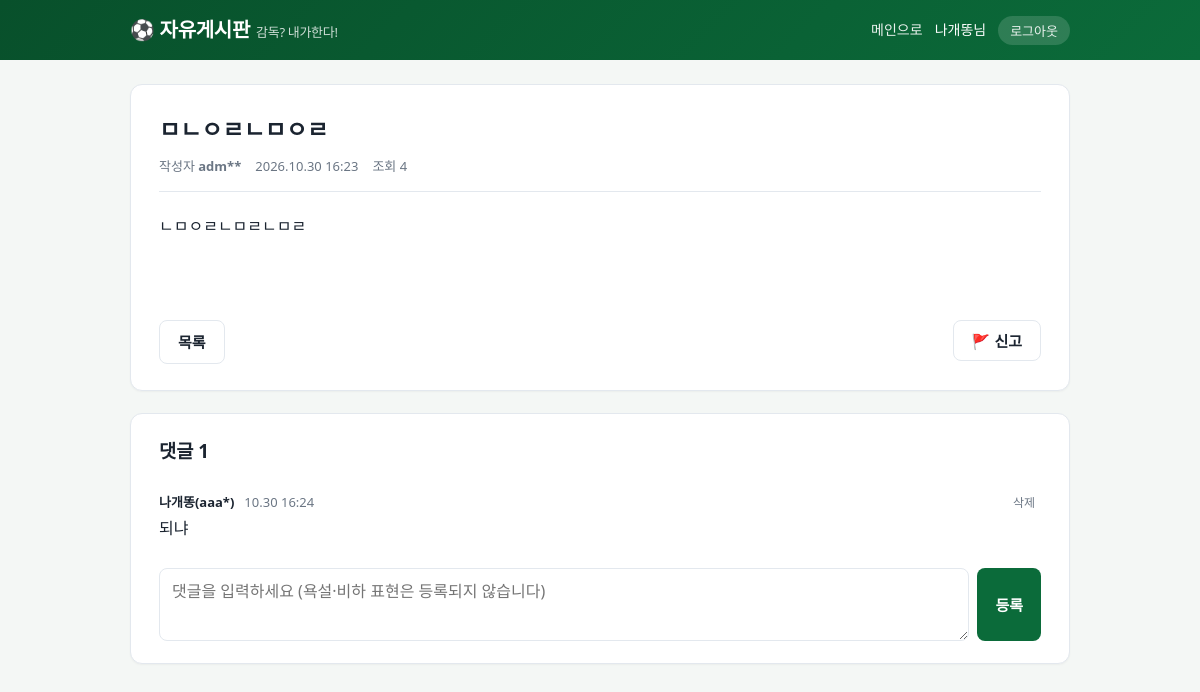
Page /board/1/ (signed in) on the committed database.
### board/models.py (models this page shows, shortened)
class Profile(models.Model):
    user = models.OneToOneField(User, on_delete=models.CASCADE, related_name='profile')
    nickname = models.CharField('별명', max_length=12, unique=True)
    created_at = models.DateTimeField(auto_now_add=True)

class _Moderated(models.Model):
    OK, DELETED = 'ok', 'deleted'
    STATUS = [(OK, '정상'), (DELETED, '삭제됨 (규정 위반)')]
    status = models.CharField('상태', max_length=10, choices=STATUS, default=OK, db_index=True)
    deleted_reason = models.CharField('삭제 사유', max_length=200, blank=True)
    deleted_at = models.DateTimeField(null=True, blank=True)
    class Meta:
        abstract = True

class Post(_Moderated):
    author = models.ForeignKey(User, on_delete=models.CASCADE, related_name='board_posts')
    title = models.CharField('제목', max_length=100)
    content = models.TextField('내용')
    views = models.PositiveIntegerField('조회수', default=0)
    created_at = models.DateTimeField(auto_now_add=True)
    updated_at = models.DateTimeField(auto_now=True)
    class Meta:
        ordering = ['-created_at', '-id']

class Comment(_Moderated):
    post = models.ForeignKey(Post, on_delete=models.CASCADE, related_name='comments')
    author = models.ForeignKey(User, on_delete=models.CASCADE, related_name='board_comments')
    content = models.CharField('댓글', max_length=500)
    created_at = models.DateTimeField(auto_now_add=True)
    class Meta:
        ordering = ['created_at', 'id']

### board/views.py (the view, shortened to what this page needs)
# urls.py: path('<int:pk>/', views.post_detail, name='detail'),
@member_required
def post_detail(request, pk):
    post = get_object_or_404(
        Post.objects.select_related(
            'author__profile'
        ),
        pk=pk,
    )
    viewed = request.session.get(
        'board_viewed',
        [],
    )
    if pk not in viewed:
        Post.objects.filter(pk=pk).update(
            views=F('views') + 1,
        )
        post.views += 1
        request.session['board_viewed'] = (
            viewed + [pk]
        )[-200:]
    comments = (
        post.comments
        .filter(status=Comment.OK)
        .select_related('author__profile')
    )
    return render(
        request,
        'board/detail.html',
        {
            'post': post,
            'comments': comments,
            'form': CommentForm(),
            'is_owner': (
                post.author_id == request.user.id
            ),
        },
    )

### board/forms.py (shortened to what this page needs)
class CommentForm(forms.ModelForm):
    class Meta:
        model = Comment
        fields = ['content']

### board/templatetags/board_tags.py (called while the page is built)
@register.filter
def nick(user):
    try:
        return user.profile.nickname
    except Exception:
        return user.get_username()

@register.filter
def who(user):
    from board.matchbot import BOT_USERNAME
    u = user.get_username()
    try:
        nickname = user.profile.nickname
    except Exception:
        nickname = ''
    if u == BOT_USERNAME:
        return f'🤖 {nickname or "AI 해설위원"}'
    masked = u[:3] + '*' * max(len(u) - 3, 0)
    return f'{nickname}({masked})' if nickname else masked

### board/views.py (called while the page is built, shortened)
def member_required(view):
    @wraps(view)
    def wrapper(request, *args, **kwargs):
        return view(request, *args, **kwargs)
    return wrapper

### board/templates/board/detail.html (shortened to what this page needs)
{% extends 'board/base.html' %}{% load board_tags %}
{% block content %}
<article class="card post">
  <h2>{{ post.title }}</h2>
  <div class="meta"><span>작성자 <b>{{ post.author|who }}</b></span><span>{{ post.created_at|date:"Y.m.d H:i" }}</span>
    {% if post.updated_at|date:"YmdHi" != post.created_at|date:"YmdHi" %}<span>(수정됨)</span>{% endif %}<span>조회 {{ post.views }}</span></div>
  <div class="body">{{ post.content }}</div>
  <div class="actions">
    <a class="btn sub" href="{% url 'board:list' %}">목록</a>
    <span>
      {% if not is_owner and post.status == 'ok' %}
      <form method="post" action="{% url 'board:report' post.pk %}" onsubmit="return confirm('이 글을 신고할까요?')">{% csrf_token %}<button class="btn sub" type="submit">🚩 신고</button></form>
      {% endif %}
    </span>
  </div>
</article>
<section class="card comments" id="comments">
  <h3>댓글 {{ comments|length }}</h3>
  {% for c in comments %}
  <div class="c">
    <div class="h"><b>{{ c.author|who }}</b><span>{{ c.created_at|date:"m.d H:i" }}</span>
      {% if c.author_id == user.id or user.is_staff %}
      <form method="post" action="{% url 'board:comment_delete' c.pk %}" onsubmit="return confirm('댓글을 삭제할까요?')">{% csrf_token %}<button type="submit">삭제</button></form>
      {% elif post.status == 'ok' %}
      <form method="post" action="{% url 'board:comment_report' c.pk %}" onsubmit="return confirm('이 댓글을 신고할까요?')">{% csrf_token %}<button type="submit">신고</button></form>
      {% endif %}
    </div>
    <p>{{ c.content }}</p>
  </div>
  {% empty %}
  <p class="muted">첫 댓글을 남겨보세요.</p>
  {% endfor %}
  {% if post.status == 'ok' %}
  <form class="cform" method="post" action="{% url 'board:comment' post.pk %}">{% csrf_token %}
    <textarea name="content" maxlength="500" placeholder="댓글을 입력하세요 (욕설·비하 표현은 등록되지 않습니다)" required></textarea>
    <button class="btn" type="submit">등록</button>
  </form>
  {% endif %}
</section>
{% endblock %}

### .site_nav_backups/20261030_164808_005992/board/templates/board/base.html (shortened to what this page needs)
{% load static board_tags %}<!DOCTYPE html>
<html lang="ko">
<head>
<link rel="stylesheet" href="{% static 'board/board.css' %}">
</head>
<body>
<header class="bd-head"><div class="in">
  <a class="bd-logo" href="{% url 'board:list' %}">⚽ 자유게시판<small>감독? 내가한다!</small></a>
  <nav class="bd-nav">
    <a href="/">메인으로</a>
    {% if user.is_authenticated %}
      <span>{{ user|nick }}님</span>
      <form method="post" action="{% url 'board:logout' %}">{% csrf_token %}<button type="submit">로그아웃</button></form>
    {% else %}
      <a href="{% url 'board:login' %}">로그인</a>
      <a href="{% url 'board:signup' %}">회원가입</a>
    {% endif %}
  </nav>
</div></header>
<main class="bd-wrap">
{% block content %}{% endblock %}
</main>
</body>
</html>

### board/static/board/board.css (style rules this page uses)
:root { --pitch:#0b6b3a; --pitch-d:#08502b; --ink:#1b2430; --muted:#6b7684; --line:#e3e8ee; --bg:#f4f7f5; --card:#fff; --accent:#f2b705; --danger:#c0392b; --ok:#1e8449; --radius:12px; }
* { box-sizing:border-box }
body { margin:0;font-family:system-ui,'Malgun Gothic','Apple SD Gothic Neo',sans-serif;background:var(--bg);color:var(--ink);line-height:1.6 }
a { color:inherit;text-decoration:none }
.bd-head { background:linear-gradient(135deg,var(--pitch-d),var(--pitch));color:#fff }
.bd-head .in { max-width:980px;margin:0 auto;padding:14px 20px;display:flex;align-items:center;gap:16px;flex-wrap:wrap }
.bd-logo { font-size:20px;font-weight:800;letter-spacing:-.3px }
.bd-logo small { font-weight:500;opacity:.8;margin-left:6px;font-size:13px }
.bd-nav { margin-left:auto;display:flex;align-items:center;gap:12px;font-size:14px;flex-wrap:wrap }
.bd-nav a,.bd-nav button { color:#fff;opacity:.92 }
.bd-nav form { display:inline }
.bd-nav button { background:rgba(255,255,255,.16);border:0;padding:5px 12px;border-radius:999px;cursor:pointer;font-size:13px }
.bd-wrap { max-width:980px;margin:0 auto;padding:24px 20px 60px }
.card { background:var(--card);border:1px solid var(--line);border-radius:var(--radius);box-shadow:0 1px 2px rgba(0,0,0,.04) }
.btn { display:inline-block;border:0;border-radius:8px;padding:9px 18px;font-size:15px;font-weight:600;cursor:pointer;background:var(--pitch);color:#fff }
.btn.sub { background:transparent;color:var(--ink);border:1px solid var(--line) }
.post { padding:26px 28px }
.post h2 { margin:0 0 8px;font-size:23px }
.meta { display:flex;gap:14px;flex-wrap:wrap;color:var(--muted);font-size:13px;padding-bottom:14px;border-bottom:1px solid var(--line) }
.body { padding:22px 0;white-space:pre-wrap;word-break:break-word;min-height:120px }
.actions { display:flex;gap:8px;flex-wrap:wrap;justify-content:space-between;margin-top:8px }
.actions form { display:inline }
.comments { margin-top:22px;padding:22px 28px }
.comments h3 { margin:0 0 14px }
.c { padding:12px 0;border-bottom:1px solid var(--line) }
.c:last-of-type { border-bottom:0 }
.c .h { display:flex;gap:10px;align-items:center;font-size:13px;color:var(--muted) }
.c .h b { color:var(--ink) }
.c .h form { display:inline;margin-left:auto }
.c .h form button { background:none;border:0;color:var(--muted);cursor:pointer;font-size:12px }
.c p { margin:4px 0 0;white-space:pre-wrap;word-break:break-word }
.cform { display:flex;gap:8px;margin-top:14px }
.cform textarea { flex:1;min-height:70px }
input[type=text],input[type=password],textarea { width:100%;padding:10px 12px;border:1px solid var(--line);border-radius:8px;font:inherit;background:var(--card);color:var(--ink) }

### rows in the picture
Post: title "ㅁㄴㅇㄹㄴㅁㅇㄹ", author|who "adm**", created_at "2026.10.30 16:23", views "4", content "ㄴㅁㅇㄹㄴㅁㄹㄴㅁㄹ"
Comment: author|who "나개똥(aaa*)", created_at "10.30 16:24", shows "삭제", content "되냐"

### other values in the picture
{{ user|nick }} "나개똥"
{{ comments|length }} "1"
